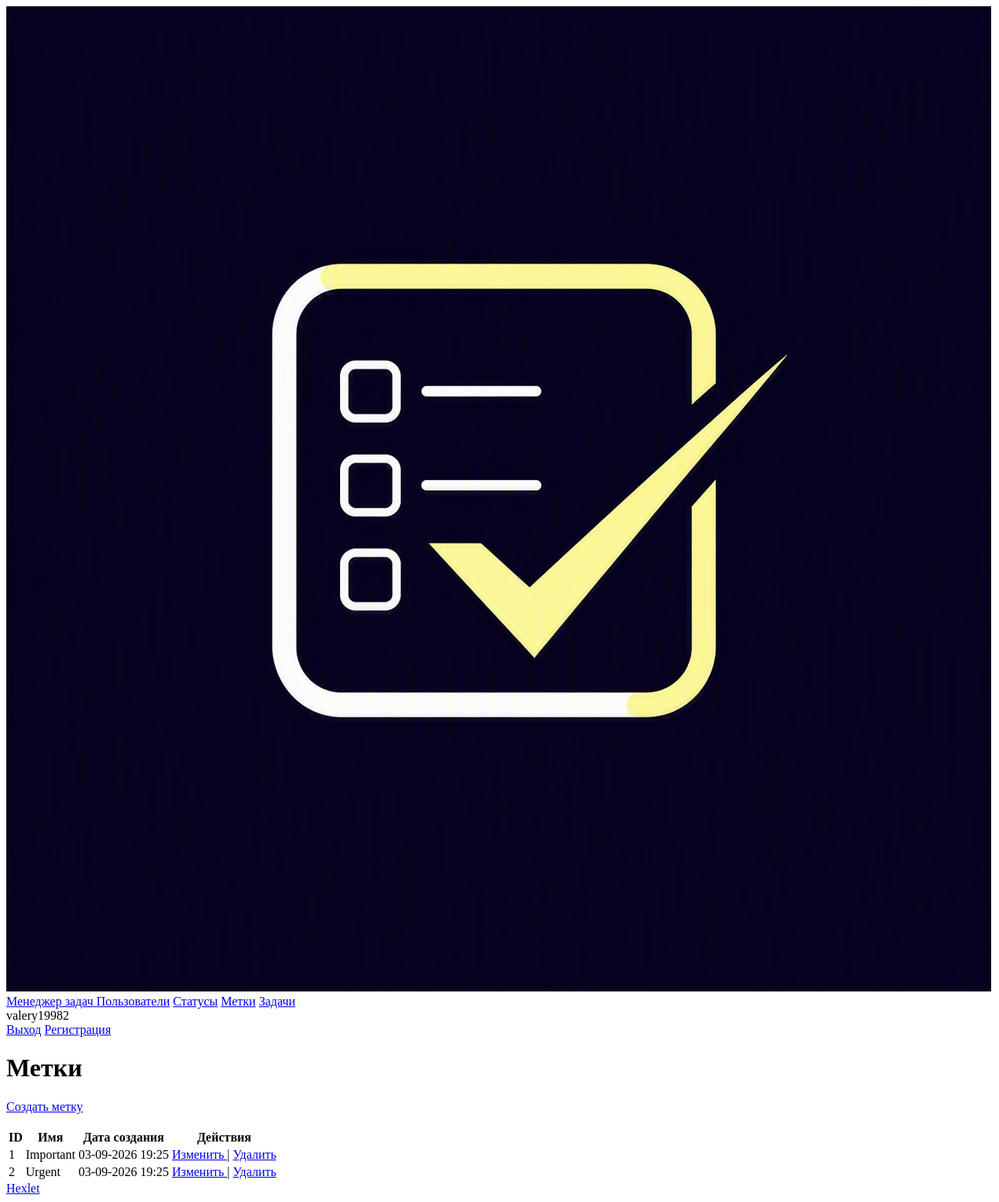
/labels/ (signed in), run on an earlier commit of the app's database.
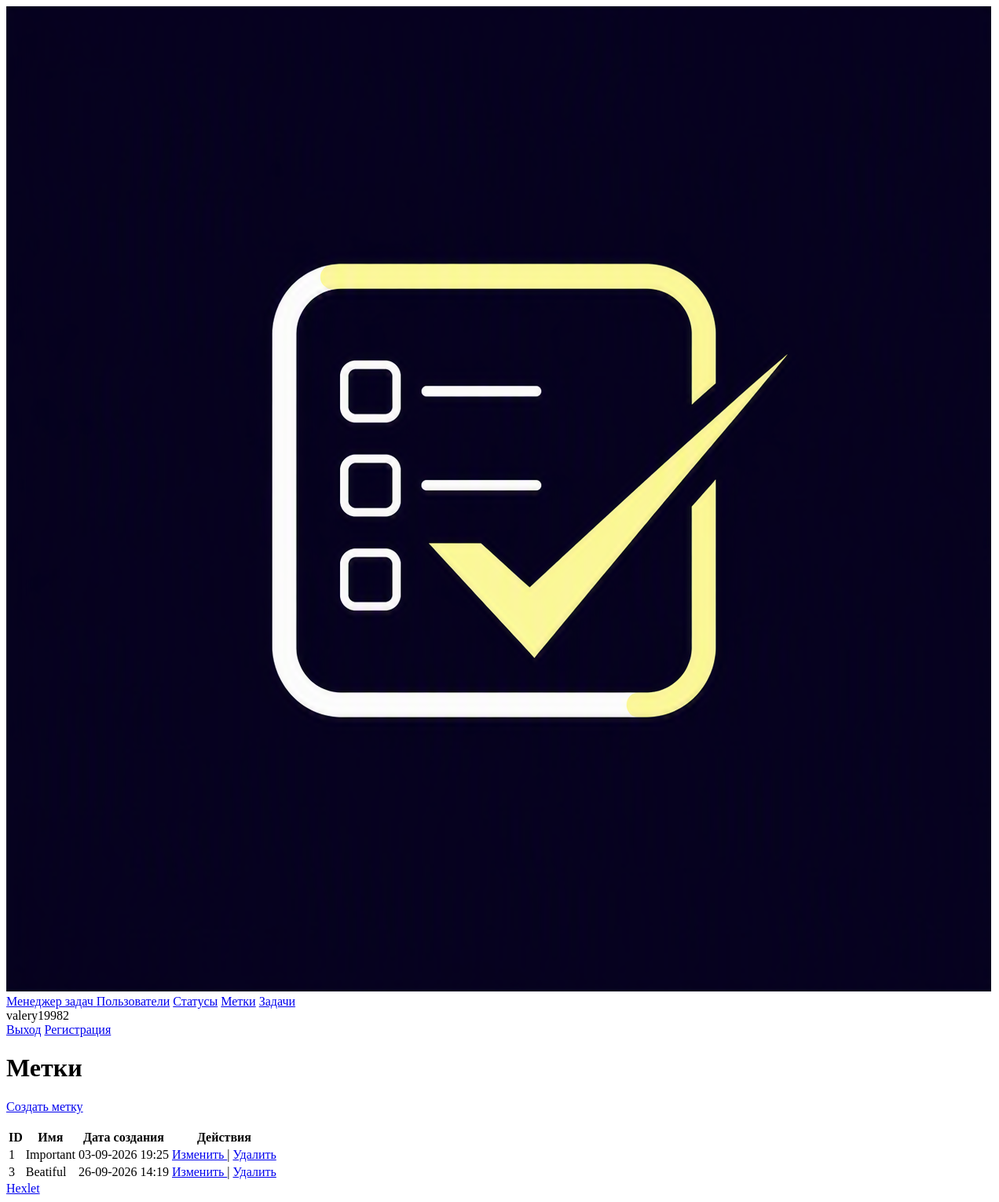
And on a later commit of the database.
### task_manager/label/models.py (models this page shows, shortened)
class Label(models.Model):
    name = models.CharField(max_length=200, unique=True)
    created_at = models.DateTimeField(auto_now_add=True)

### task_manager/label/views.py (the view)
# urls.py: path('', LabelsView.as_view(), name='labels'),
class LabelsView(LoginRequiredMixin, View):
    def get(self, request, *args, **kwargs):
        labels = Label.objects.all()
        return render(
            request,
            "label/labels.html",
            context={
                'labels': labels
            }
        )

### templates/label/labels.html (shortened to what this page needs)
{% extends "base.html" %}
{% load tailwind_cli %}
{% block content %}
    <h1 class="text-2xl font-bold mb-6">Метки</h1>
    <div>
        <a href="{% url 'label_create' %}"
        class="block w-full text-center mt-3 py-2 bg-indigo-600 text-white rounded hover:underline font-medium">
            Создать метку
        </a>
    </div>
    <br>
    <div class="overflow-x-auto border border-slate-200 rounded-lg shadow-sm">
        <table class="min-w-full divide-y divide-slate-200 bg-white text-sm">
            <thead class="bg-slate-50">
                <tr>
                    <th class="px-6 py-4 font-semibold text-slate-900 text-left">ID</th>
                    <th class="px-6 py-4 font-semibold text-slate-900 text-left">Имя</th>
                    <th class="px-6 py-4 font-semibold text-slate-900 text-left">Дата создания</th>
                    <th class="px-6 py-4 font-semibold text-slate-900 text-left">Действия</th>
                </tr>
            </thead>
            <tbody class="divide-y divide-slate-200">
                {% for label in labels %}
                <tr class="hover:bg-slate-50/75 transition-colors">
                    <td class="px-6 py-4 text-slate-500">{{ label.id }}</td>
                    <td class="px-6 py-4 font-medium text-slate-900">{{ label.name }}</td>
                    <td class="px-6 py-4 text-slate-500">{{ label.created_at|date:"d-m-Y H:i" }}</td>
                    <td class="px-6 py-4 whitespace-nowrap">
                        <a href="{% url 'label_update' label.id %}"
                           class="text-indigo-600 hover:text-indigo-900 hover:underline">
                            Изменить
                        </a>
                        <span class="text-slate-300 mx-1">|</span>
                        <a href="{% url 'label_delete' label.id %}"
                           class="text-red-600 hover:text-red-900 hover:underline">
                            Удалить
                        </a>
                    </td>
                </tr>
                {% endfor %}
            </tbody>
        </table>
    </div>
{% endblock %}

What changed in the data, as far as the page shows it:
removed Label: id "2", name "Urgent", created_at "03-09-2026 19:25"
added Label: id "3", name "Beatiful", created_at "26-09-2026 14:19"
